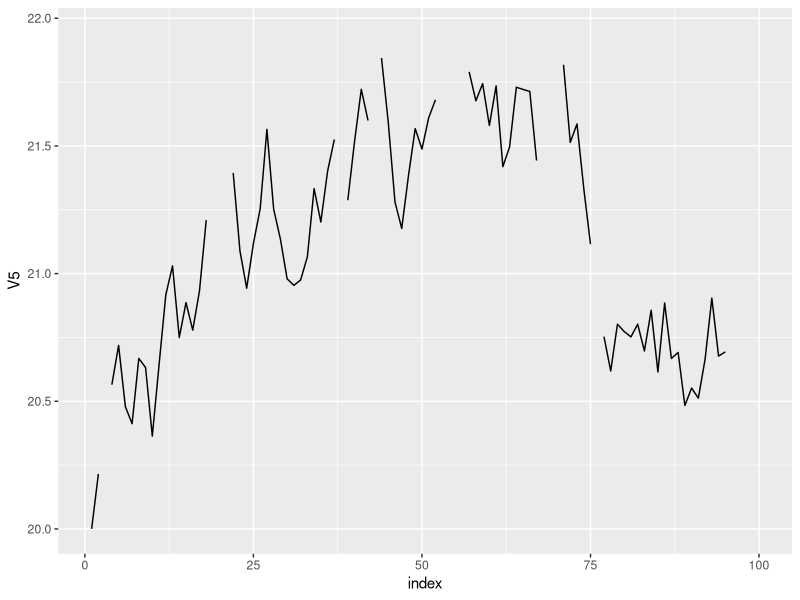
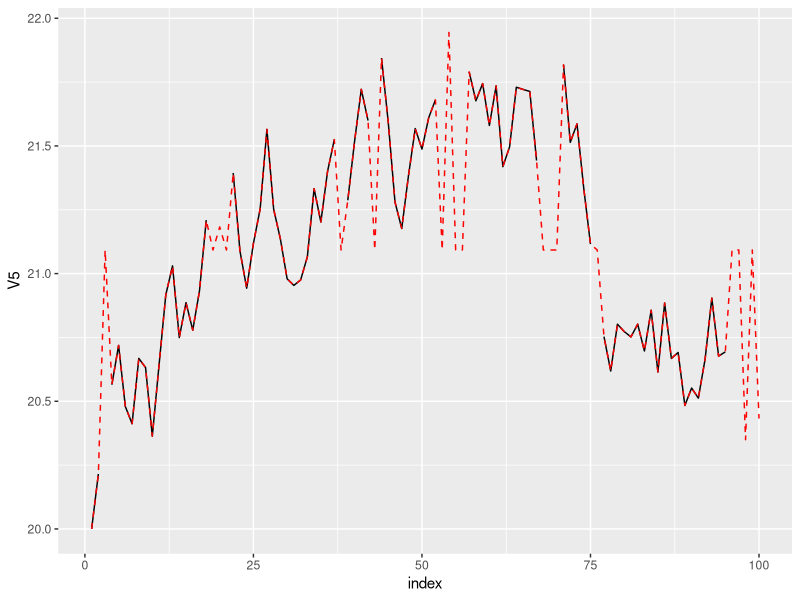
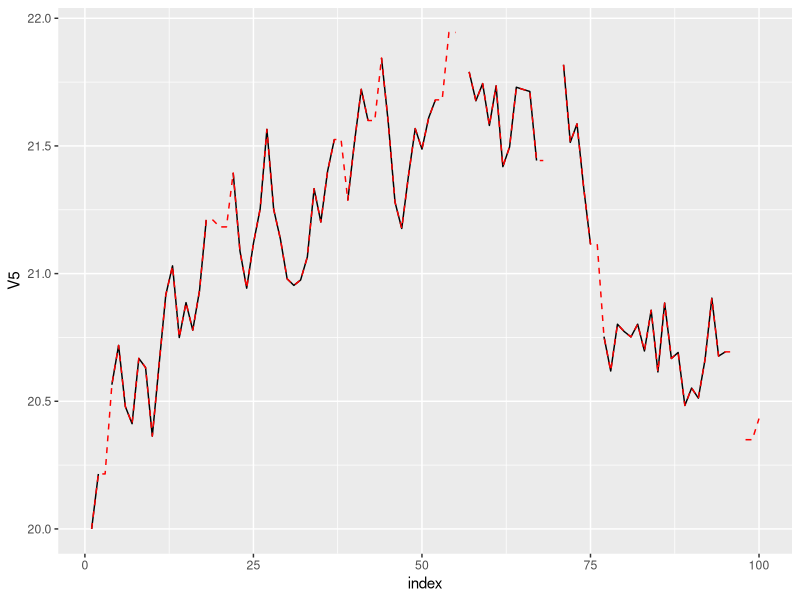

Here is the R script that generated these plots, in order:
library(dplyr)


# Simulación de datos -----------------------------------------------------
# Simulamos datos con distribuciones conocidas
size_pop <- 100
set.seed(12345)

df_simulated <- tibble(
  index = seq_len(size_pop),
  V1 = runif(size_pop),
  V2 = rnorm(size_pop),
  V3 = rnorm(size_pop, 100, 10),
  V4 = rpois(size_pop, lambda = 10)
)

library(purrr)
ups_downs <- runif(size_pop, -0.015, 0.015)
ups_downs[1] <- 20
df_simulated <- df_simulated %>% 
  mutate(V5 = accumulate(ups_downs, ~.x + .x * .y))

head(df_simulated)

# Inventamos datos missing
rows_with_na <- map(1:5, ~sample(1:size_pop, 15))
for(i in seq_along(rows_with_na)){
  df_simulated[[i + 1]][rows_with_na[[i]]] <- NA
}

# Check
map_lgl(df_simulated, ~any(is.na(.)))

check_na_per_column <- function(one_data_frame){
  map_lgl(one_data_frame, ~any(is.na(.)))
}


# Valor constante ---------------------------------------------------------
replace_with_mean <- function(x){
  # x is a column (or vector)
  if(is.integer(x)){
    if_else(is.na(x), as.integer(mean(x, na.rm = TRUE)), x)  # floor
  } else {
    if_else(is.na(x), mean(x, na.rm = TRUE), x)  
  }
} 

df_imputed <- df_simulated %>% 
  mutate(across(starts_with("V"), replace_with_mean))

head(df_imputed)

check_na_per_column(df_imputed)
# Muestra aleatoria -------------------------------------------------------

# - `V1`: uniform distribution between 0 and 1.
# - `V2`: normal distribution with mean 0 and variance 1.
# - `V3`: normal distribution with mean 100 and variance 10.
# - `V4`: Poisson distribution with $\lambda = 10$.
# - `V5`: something random.


# First I create a copy of the data frame for being able to keep using the 
# original one
df_imputed <- df_simulated

# V1 -> uniform distribution between 0 and 1.
how_many_na <- sum(is.na(df_imputed$V1))

set.seed(789)
df_imputed$V1[is.na(df_imputed$V1)] <- runif(how_many_na)

check_na_per_column(df_imputed)

# V2 -> normal distribution with mean 0 and variance 1.
how_many_na <- sum(is.na(df_imputed$V2))

set.seed(789)
df_imputed$V2[is.na(df_imputed$V2)] <- rnorm(how_many_na, mean = 0, sd = 1)

check_na_per_column(df_imputed)

# V3 -> normal distribution with mean 100 and variance 10.
how_many_na <- sum(is.na(df_imputed$V3))

set.seed(789)
df_imputed$V3[is.na(df_imputed$V3)] <- rnorm(how_many_na, mean = 100, sd = sqrt(10))

check_na_per_column(df_imputed)

# V4 -> Poisson distribution with $\lambda = 10$.
how_many_na <- sum(is.na(df_imputed$V4))

set.seed(789)
df_imputed$V4[is.na(df_imputed$V4)] <- rpois(how_many_na, lambda = 10)

check_na_per_column(df_imputed)

# V5 -> something random.
how_many_na <- sum(is.na(df_imputed$V5))

set.seed(789)
df_imputed$V5[is.na(df_imputed$V5)] <- seq(1, 15)

check_na_per_column(df_imputed)


# Dato previo -------------------------------------------------------------
library(ggplot2)
ggplot(df_simulated) + 
  geom_line(aes(x = index, y = V5))

df_imputed <- df_simulated %>% 
  mutate(V5_replaced = coalesce(V5, mean(V5, na.rm = TRUE))) 

df_imputed %>% 
  ggplot() + 
  geom_line(aes(x = index, y = V5)) + 
  geom_line(aes(x = index, y = V5_replaced), color = "red", linetype = 2)

df_imputed <- df_simulated %>% 
  select(index, V5) %>% 
  mutate(V5_lag = lag(V5, n = 1), # 1 period
         V5_fixed = if_else(is.na(V5), V5_lag, V5))

df_imputed

df_imputed %>% 
  ggplot() + 
  geom_line(aes(x = index, y = V5)) + 
  geom_line(aes(x = index, y = V5_fixed), color = "red", linetype = 2)

# Media móvil -------------------------------------------------------------

library(purrr)

df_imputed <- df_simulated

df_imputed$V5 <- imap_dbl(df_simulated$V5, function(.x, .y){
  # .x represents the value in the iteration
  # .y represents the index of the interation
  
  if(!is.na(.x)){
    return(.x) 
  } else {
    prev_value <- df_simulated$V5[.y - 1] 
    next_value <- df_simulated$V5[.y + 1] 
    
    return(mean(c(prev_value, next_value)))  
  }
})

